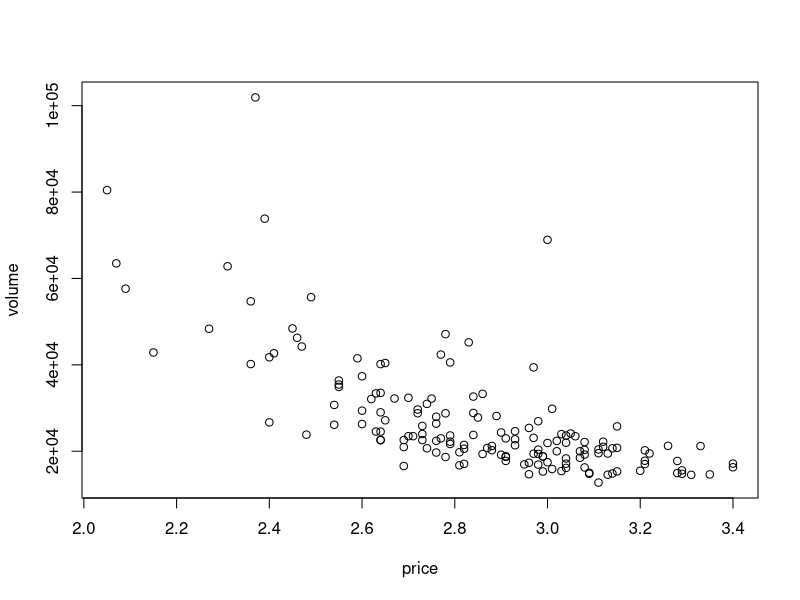
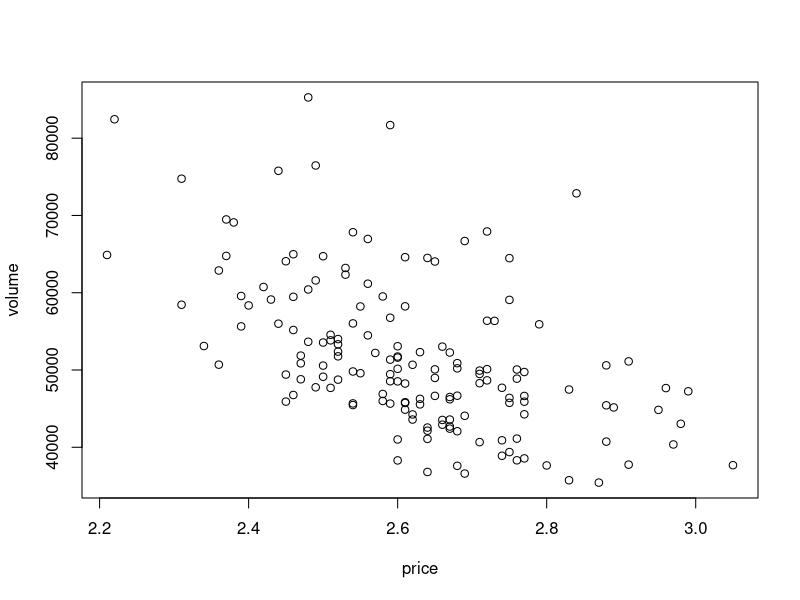
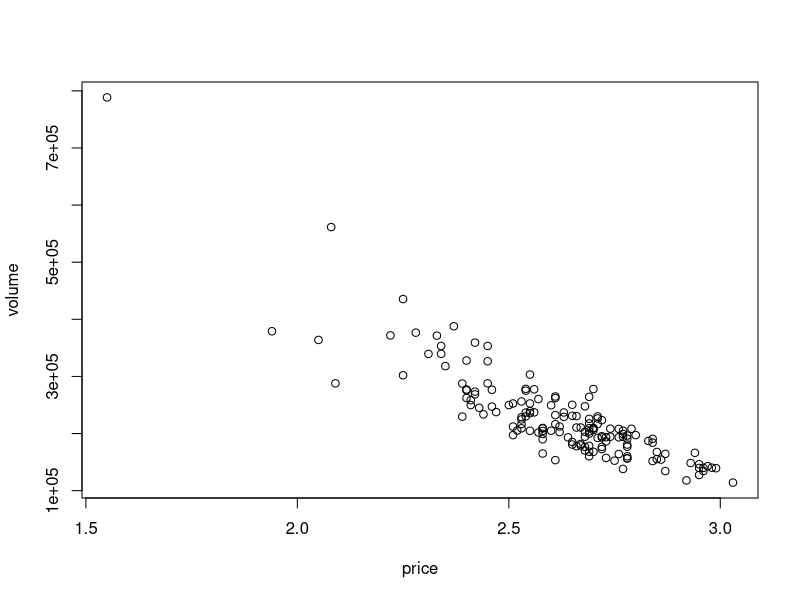
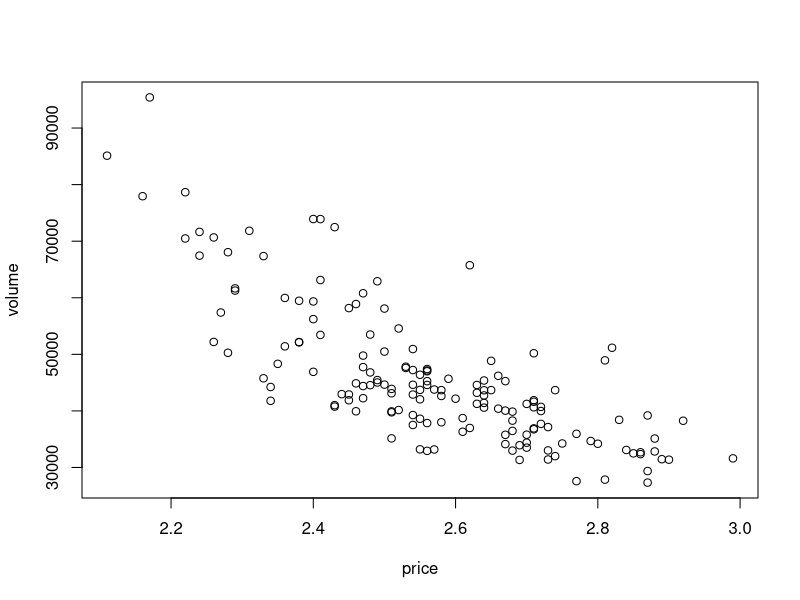
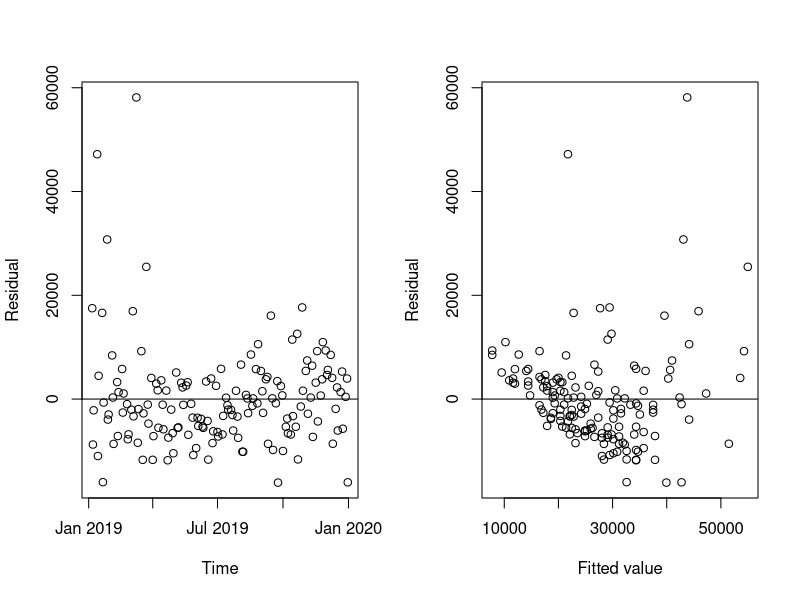
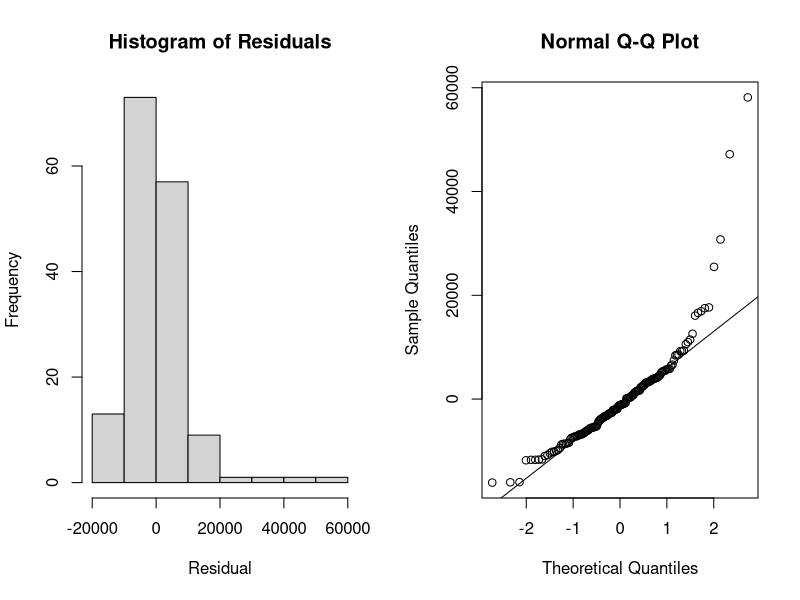
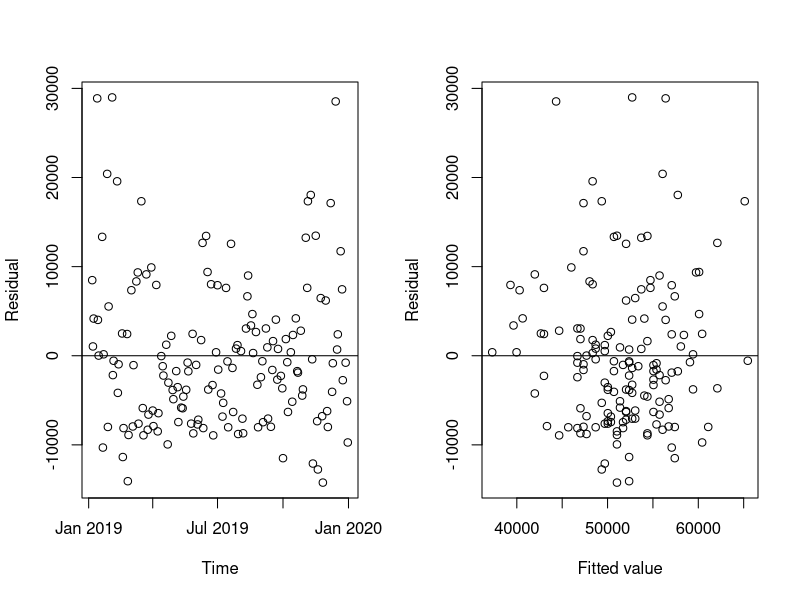
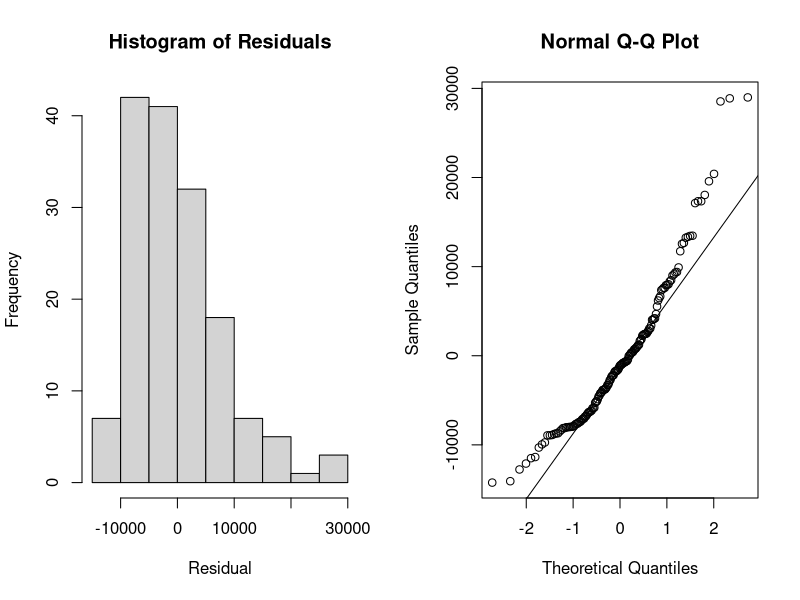

Here is the R script that generated these plots, in order:
pizza <- read.table('Frozen_Pizza.txt', sep = '\t', header = TRUE)

#Baltimore
plot(pizza$Baltimore.Price,pizza$Baltimore.Volume,xlab='price',ylab='volume')

#fitted model
imod <- lm(Baltimore.Volume~Baltimore.Price,data=pizza)
summary(imod)
summary(imod)$coefficients
confint(imod, level = 0.95)

#Dallas
plot(pizza$Dallas.Price,pizza$Dallas.Volume,xlab='price',ylab='volume')
#fitted model
imod2 <- lm(Dallas.Volume~Dallas.Price,data=pizza)
summary(imod2)
summary(imod2)$coefficients
confint(imod2, level = 0.95)

#chicago
plot(pizza$Chicago.Price,pizza$Chicago.Volume,xlab='price',ylab='volume')
#fitted model
imod3 <- lm(Chicago.Volume~Chicago.Price,data=pizza) 
summary(imod3) 
summary(imod3)$coefficients 
confint(imod3, level = 0.95)

#Denver
plot(pizza$Denver.Price,pizza$Denver.Volume,xlab='price',ylab='volume')
#fitted model
imod4<- lm(Denver.Volume~Denver.Price,data=pizza)
summary(imod4)
summary(imod4)$coefficients 
confint(imod4, level = 0.95)

#2
#Baltimore
pizza$Week <- as.Date(pizza$Week,format = "%m/%d/%y")
par(mfrow = c(1, 2))
plot(pizza$Week,imod$residuals,xlab = 'Time', ylab = 'Residual') 
abline(a = 0, b = 0) 
plot(imod$fitted.values, imod$residuals, xlab = 'Fitted value', ylab = 'Residual') 
abline(a = 0, b = 0)

#Q-Q plot Baltimore
par(mfrow = c(1, 2)) 
hist(imod$residuals, xlab = 'Residual', main = 'Histogram of Residuals') 
qqnorm(imod$residuals) 
qqline(imod$residuals)

#Dallas
par(mfrow = c(1, 2)) 
plot(pizza$Week,imod2$residuals,xlab = 'Time', ylab = 'Residual') 
abline(a = 0, b = 0) 
plot(imod2$fitted.values, imod2$residuals, xlab = 'Fitted value', ylab = 'Residual') 
abline(a = 0, b = 0)

#QQ plot
par(mfrow = c(1, 2)) 
hist(imod2$residuals, xlab = 'Residual', main = 'Histogram of Residuals') 
qqnorm(imod2$residuals)
qqline(imod2$residuals)

#Chigago
par(mfrow = c(1, 2)) 
plot(pizza$Week,imod3$residuals,xlab = 'Time', ylab = 'Residual') 
abline(a = 0, b = 0) 
plot(imod3$fitted.values, imod3$residuals, xlab = 'Fitted value', ylab = 'Residual') 
abline(a = 0, b = 0)

#QQ plot
par(mfrow = c(1, 2)) 
hist(imod3$residuals, xlab = 'Residual', main = 'Histogram of Residuals') 
qqnorm(imod3$residuals)
qqline(imod3$residuals)

#Denver
par(mfrow = c(1, 2)) 
plot(pizza$Week,imod4$residuals,xlab = 'Time', ylab = 'Residual') 
abline(a = 0, b = 0) > plot(imod4$fitted.values, imod4$residuals, xlab = 'Fitted value', ylab = 'Residual')
abline(a = 0, b = 0)

#QQ Plot
par(mfrow = c(1, 2)) 
hist(imod4$residuals, xlab = 'Residual', main = 'Histogram of Residuals') 
qqnorm(imod4$residuals) 
qqline(imod4$residuals)

#3
confint(imod2, level = 0.90)

#4
imod2 <- lm(pizza$Dallas.Volume~pizza$Dallas.Price,data=pizza) 
summary(imod2)

#5
# if the price is $2.5
range(pizza$Dallas.Price) 
new<-data.frame(Dallas.Price=c(2.50)) 
predict(imod2,newdata = new,interval='confidence',level=0.95)

#if the price is $3
new1<-data.frame(Dallas.Price=c(3.00)) 
predict(imod2,newdata = new1,interval='confidence',level=0.95)


#6
dallasnew <-lm(pizza$Dallas.Volume~pizza$Dallas.Price,data=pizza)
new2<-data.frame(Dallas.Price=c(2.99)) 
predict(dallasnew,newdata = new2,interval='prediction',level=0.95) 


